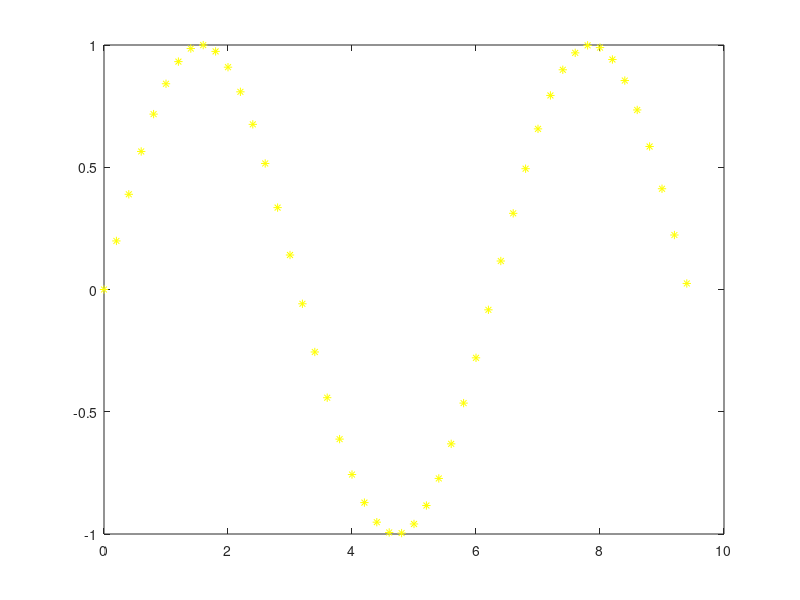

The MATLAB script that drew this image:
clc;
clear;

disp('Program Kedua');
disp('Oleh Arif Ikhsanudin');

x = 0: 0.2: 3 * pi;
y = sin(x);
z = plot(x, y, '*y');
shg;
